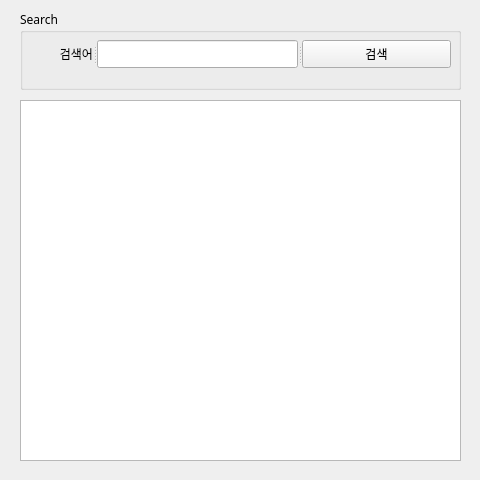
<?xml version="1.0" encoding="UTF-8"?>
<ui version="4.0">
 <class>Form</class>
 <widget class="QWidget" name="Form">
  <property name="geometry">
   <rect>
    <x>0</x>
    <y>0</y>
    <width>480</width>
    <height>480</height>
   </rect>
  </property>
  <property name="sizePolicy">
   <sizepolicy hsizetype="Fixed" vsizetype="Fixed">
    <horstretch>0</horstretch>
    <verstretch>0</verstretch>
   </sizepolicy>
  </property>
  <property name="font">
   <font>
    <family>나눔고딕</family>
   </font>
  </property>
  <property name="windowTitle">
   <string>네이버뉴스 검색</string>
  </property>
  <property name="windowIcon">
   <iconset>
    <normaloff>naver_icon.png</normaloff>naver_icon.png</iconset>
  </property>
  <widget class="QGroupBox" name="groupBox">
   <property name="geometry">
    <rect>
     <x>20</x>
     <y>10</y>
     <width>441</width>
     <height>80</height>
    </rect>
   </property>
   <property name="title">
    <string>Search</string>
   </property>
   <widget class="QSplitter" name="splitter">
    <property name="geometry">
     <rect>
      <x>10</x>
      <y>30</y>
      <width>421</width>
      <height>28</height>
     </rect>
    </property>
    <property name="orientation">
     <enum>Qt::Horizontal</enum>
    </property>
    <widget class="QLabel" name="label">
     <property name="text">
      <string>검색어</string>
     </property>
     <property name="alignment">
      <set>Qt::AlignRight|Qt::AlignTrailing|Qt::AlignVCenter</set>
     </property>
    </widget>
    <widget class="QLineEdit" name="txtSearch"/>
    <widget class="QPushButton" name="btnSearch">
     <property name="text">
      <string>검색</string>
     </property>
    </widget>
   </widget>
  </widget>
  <widget class="QTableWidget" name="tblResult">
   <property name="geometry">
    <rect>
     <x>20</x>
     <y>100</y>
     <width>441</width>
     <height>361</height>
    </rect>
   </property>
  </widget>
 </widget>
 <resources/>
 <connections/>
</ui>
